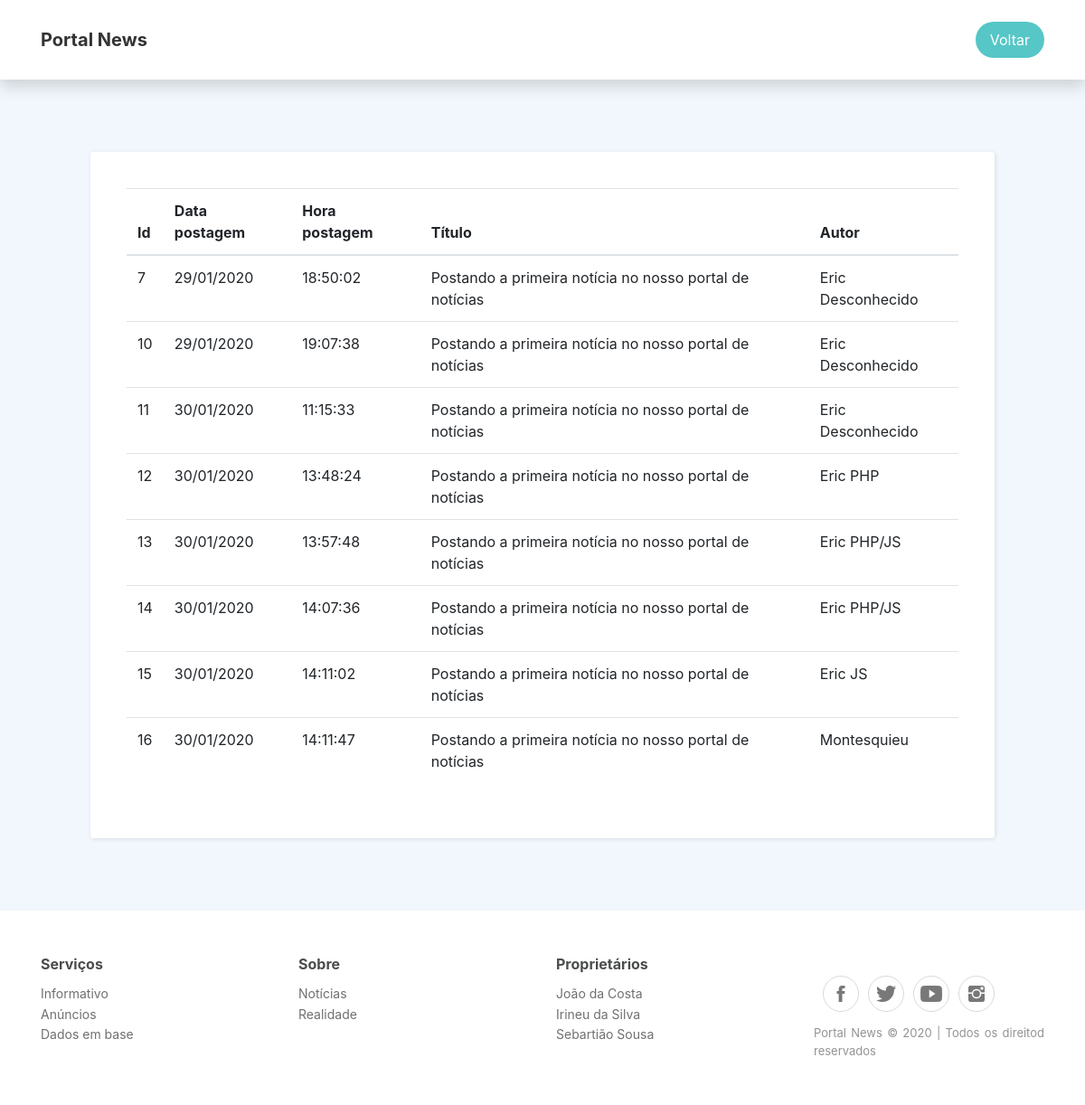
/visualizar_noticia.php (signed in), run on the app's committed database.
### tables this page shows
CREATE TABLE `noticia` (
  `id` int(8) NOT NULL,
  `resumo_titulo` varchar(250) DEFAULT NULL,
  `resumo_noticia` varchar(500) DEFAULT NULL,
  `titulo_noticia` varchar(500) DEFAULT NULL,
  `noticia_citacao` varchar(1000) DEFAULT NULL,
  `noticia_data_postagem` date DEFAULT NULL,
  `noticia_hora_postagem` time DEFAULT NULL,
  `noticia_autor` varchar(100) DEFAULT NULL,
  `noticia_imagem` varchar(200) DEFAULT NULL,
  `noticia_texto` longtext NOT NULL
);

### visualizar_noticia.php (the view, shortened to what this page needs)
<!DOCTYPE html>
<html>
    <head>
        <link rel="stylesheet" href="assets/bootstrap/css/bootstrap.min.css">
        <link rel="stylesheet" href="assets/fonts/font-awesome.min.css">
        <link rel="stylesheet" href="assets/fonts/ionicons.min.css">
        <link rel="stylesheet" href="assets/css/Contact-Form-Clean-1.css">
        <link rel="stylesheet" href="assets/css/Contact-Form-Clean.css">
        <link rel="stylesheet" href="assets/css/Features-Boxed-1.css">
        <link rel="stylesheet" href="assets/css/Features-Boxed.css">
        <link rel="stylesheet" href="assets/css/Footer-Clean.css">
        <link rel="stylesheet" href="assets/css/Login-Form-Clean-1.css">
        <link rel="stylesheet" href="assets/css/Login-Form-Clean.css">
        <link rel="stylesheet" href="assets/css/Pretty-Registration-Form.css">
        <link rel="stylesheet" href="assets/css/Navigation-with-Button.css">
        <link rel="stylesheet" href="assets/css/Navigation-with-Search.css">
        <link rel="stylesheet" href="assets/css/styles.css">
    </head>
    <body>
        <div>
            <nav class="navbar navbar-light navbar-expand-md shadow navigation-clean-button">
                <div class="container"><a class="navbar-brand" href="home.php">Portal News</a>
                    <div class="collapse navbar-collapse"
                        id="navcol-1">
                        <span class="navbar-text actions"> <a class="btn btn-light action-button" role="button" href="home.php">Voltar</a></span></div>
                </div>
            </nav>
        </div>
        <div class="contact-clean">
            <form method="post">
                <div class="form-group">
                    <div class="table-responsive">
                        <table class="table">
                            <thead>
                                <tr>
                                    <th>Id</th>
                                    <th>Data postagem</th>
                                    <th>Hora postagem</th>
                                    <th>Título</th>
                                    <th>Autor</th>
                                </tr>
                            </thead>
                            <tbody>
                                <?php
                                    include 'assets/php/conexao.php';
                                    $sql = "SELECT * FROM noticia";
                                    $sql_exec = $mysqli -> query($sql) or die($mysqli -> error);
                                    $exibir = $mysqli -> affected_rows;
                                    $dados = $sql_exec -> fetch_assoc();
                                    if($exibir > 0){
                                        do{
                                ?>
                                <tr>
                                    <td><?php echo $dados['id']; ?></td>
                                    <td><?php echo date("d/m/Y", strtotime($dados['noticia_data_postagem'])); ?></td>
                                    <td><?php echo $dados['noticia_hora_postagem']; ?></td>
                                    <td><?php echo $dados['titulo_noticia']; ?></td>
                                    <td><?php echo $dados['noticia_autor']; ?></td>
                                </tr>
                                <?php
                                        }while($dados = $sql_exec -> fetch_assoc());
                                    }else{
                                ?>
                                <center><h2>Não há notícias cadastradas!</h2></center>
                                <?php
                                    }
                                ?>
                            </tbody>
                        </table>
                    </div>
                </div>
            </form>
        </div>
        <div class="footer-clean">
            <footer>
                <div class="container">
                    <div class="row justify-content-center">
                        <div class="col-sm-4 col-md-3 text-justify item">
                            <h3>Serviços</h3>
                            <ul>
                                <li><a href="#">Informativo</a></li>
                                <li><a href="#">Anúncios</a></li>
                                <li><a href="#">Dados em base</a></li>
                            </ul>
                        </div>
                        <div class="col-sm-4 col-md-3 text-justify item">
                            <h3>Sobre</h3>
                            <ul>
                                <li><a href="#">Notícias</a></li>
                                <li><a href="#">Realidade</a></li>
                            </ul>
                        </div>
                        <div class="col-sm-4 col-md-3 text-justify item">
                            <h3>Proprietários</h3>
                            <ul>
                                <li><a href="#">João da Costa</a></li>
                                <li><a href="#">Irineu da Silva</a></li>
                                <li><a href="#">Sebartião Sousa</a></li>
                            </ul>
                        </div>
                        <div class="col-lg-3 text-justify item social"><a href="#"><i class="icon ion-social-facebook"></i></a><a href="#"><i class="icon ion-social-twitter"></i></a><a href="#"><i class="icon ion-social-youtube"></i></a><a href="#"><i class="icon ion-social-instagram"></i></a>
                            <p class="text-justify copyright">Portal News © 2020 | Todos os direitod reservados</p>
                        </div>
                    </div>
                </div>
            </footer>
        </div>
    </body>
</html>

### assets/css/Contact-Form-Clean-1.css (style rules this page uses)
.contact-clean { background: #f1f7fc; padding: 80px 0; }
.contact-clean form { max-width: 480px; width: 90%; margin: 0 auto; background-color: #ffffff; padding: 40px; border-radius: 4px; color: #505e6c; box-shadow: 1px 1px 5px rgba(0,0,0,0.1); }
.contact-clean .form-group:last-child { margin-bottom: 5px; }

### assets/css/Contact-Form-Clean.css (style rules this page uses)
.contact-clean { background: #f1f7fc; padding: 80px 0; }
.contact-clean form { max-width: 1000px; width: 90%; margin: 0 auto; background-color: #ffffff; padding: 40px; border-radius: 4px; color: #505e6c; box-shadow: 1px 1px 5px rgba(0,0,0,0.1); }
.contact-clean .form-group:last-child { margin-bottom: 5px; }

### assets/css/Footer-Clean.css (style rules this page uses)
.footer-clean { padding: 50px 0; background-color: #fff; color: #4b4c4d; }
.footer-clean h3 { margin-top: 0; margin-bottom: 12px; font-weight: bold; font-size: 16px; }
.footer-clean ul { padding: 0; list-style: none; line-height: 1.6; font-size: 14px; margin-bottom: 0; }
.footer-clean ul a { color: inherit; text-decoration: none; opacity: 0.8; }
.footer-clean .item.social { text-align: right; }
.footer-clean .item.social > a { font-size: 24px; width: 40px; height: 40px; line-height: 40px; display: inline-block; text-align: center; border-radius: 50%; border: 1px solid #ccc; margin-left: 10px; margin-top: 22px; color: inherit; opacity: 0.75; }
.footer-clean .copyright { margin-top: 14px; margin-bottom: 0; font-size: 13px; opacity: 0.6; }

### assets/css/Navigation-with-Button.css (style rules this page uses)
.navigation-clean-button { background: #fff; padding-top: .75rem; padding-bottom: .75rem; color: #333; border-radius: 0; box-shadow: none; border: none; margin-bottom: 0; }
@media (min-width:768px) { .navigation-clean-button { padding-top: 1rem; padding-bottom: 1rem; } }
.navigation-clean-button .navbar-brand { font-weight: bold; color: inherit; }
.navigation-clean-button .navbar-collapse, .navigation-clean-button .form-inline { border-top-color: #ddd; }
.navigation-clean-button .navbar-text .action-button, .navigation-clean-button .navbar-text .action-button:active, .navigation-clean-button .navbar-text .action-button:hover { background: #56c6c6; border-radius: 20px; font-size: inherit; color: #fff; box-shadow: none; border: none; text-shadow: none; padding: .5rem 1rem; transition: background-color 0.25s; font-size: inherit; }

### data on the page
noticia: id "7", noticia_data_postagem "29/01/2020", noticia_hora_postagem "18:50:02", titulo_noticia "Postando a primeira notícia no nosso portal de notícias", noticia_autor "Eric Desconhecido"
noticia: id "10", noticia_data_postagem "29/01/2020", noticia_hora_postagem "19:07:38", titulo_noticia "Postando a primeira notícia no nosso portal de notícias", noticia_autor "Eric Desconhecido"
noticia: id "11", noticia_data_postagem "30/01/2020", noticia_hora_postagem "11:15:33", titulo_noticia "Postando a primeira notícia no nosso portal de notícias", noticia_autor "Eric Desconhecido"
noticia: id "12", noticia_data_postagem "30/01/2020", noticia_hora_postagem "13:48:24", titulo_noticia "Postando a primeira notícia no nosso portal de notícias", noticia_autor "Eric PHP"
noticia: id "13", noticia_data_postagem "30/01/2020", noticia_hora_postagem "13:57:48", titulo_noticia "Postando a primeira notícia no nosso portal de notícias", noticia_autor "Eric PHP/JS"
noticia: id "14", noticia_data_postagem "30/01/2020", noticia_hora_postagem "14:07:36", titulo_noticia "Postando a primeira notícia no nosso portal de notícias", noticia_autor "Eric PHP/JS"
noticia: id "15", noticia_data_postagem "30/01/2020", noticia_hora_postagem "14:11:02", titulo_noticia "Postando a primeira notícia no nosso portal de notícias", noticia_autor "Eric JS"
noticia: id "16", noticia_data_postagem "30/01/2020", noticia_hora_postagem "14:11:47", titulo_noticia "Postando a primeira notícia no nosso portal de notícias", noticia_autor "Montesquieu"
